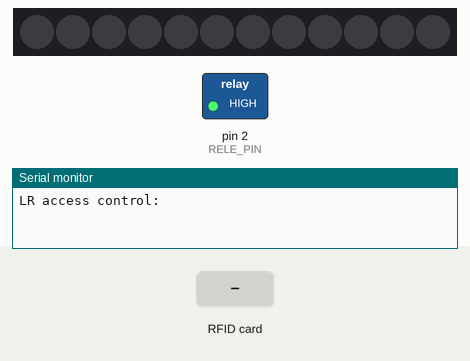
The sketch below on a simulated Arduino Uno, built with avr-gcc and run on an emulated ATmega328P. On the bench: 12 RGB LEDs in strip order, left to right, switched loads named in the sketch (green lamp = pin HIGH), the last lines printed to the serial monitor. The inputs (shaded band) are chosen by the test bench. Pins used as bus, display or sensor lines are not drawn.

Above: at 1.2 s.
1.3 s: RFID card B5 56 14 53 held to the reader
At 2.1 s:
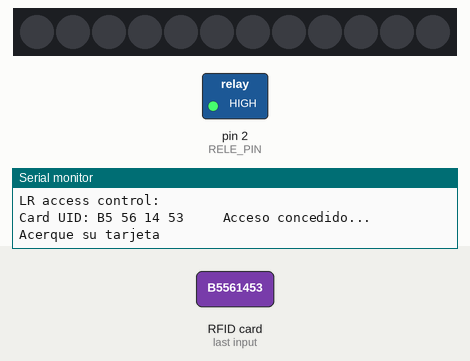
2.8 s: RFID card BB 8A 1E 94 held to the reader
At 4.3 s:
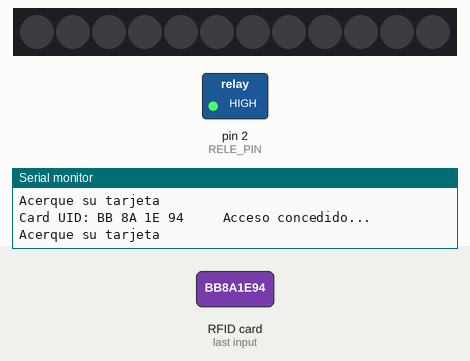
Timing chart, 0 to 5.8 s (numbered marks = the images above; inputs shaded):
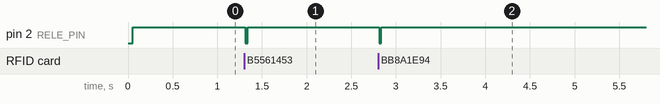

Measured:
- after the input at 1.3 s, pin 2 (RELE_PIN): HIGH → LOW at once, → HIGH 0.03 s later
- after the input at 2.8 s, pin 2 (RELE_PIN): HIGH → LOW at once, → HIGH 0.03 s later

The sketch:

RFID_Door.ino
```cpp
#include <SPI.h>
#include <MFRC522.h>
#include <Adafruit_NeoPixel.h>

#define RST_PIN  9    //Pin 9 para el reset del RC522
#define SS_PIN  10   //Pin 10 para el SS (SDA) del RC522
#define RELE_PIN 2 //Pin 2 para el DI del Rele
#define PIX_PIN 3 //Pin 3 para el DI de la tira led

int total_pixels = 12; //Cantidad de pixels en la tira LED

MFRC522 mfrc522(SS_PIN, RST_PIN); ///Creamos el objeto para el RC522
Adafruit_NeoPixel pixels (total_pixels, PIX_PIN, NEO_GRB + NEO_KHZ800); ///Creamos el objeto para la tira LED
bool security = false;

byte ActualUID[4]; //almacenará el código del Tag leído
byte Usuarios[20][4] = {{0xB5, 0x56, 0x14, 0x53},{0xBB, 0x8A, 0x1E, 0x94}}; //Array de usuarios iniciales

void setup() {
  pixels.begin();
  Serial.begin(9600);
  SPI.begin();
  mfrc522.PCD_Init(); // Iniciamos el lector RC522
  Serial.println("LR access control: ");
  pinMode(RELE_PIN, OUTPUT);
  digitalWrite(RELE_PIN, HIGH); //Esta configuracion mantiene el accionador abajo
}


void loop() {
  // Definimos el color por defecto
  color_loop(127, 0, 2, 0, false);

  // Revisamos la presencia de tarjetas
  if ( mfrc522.PICC_IsNewCardPresent())
  {
    //Seleccionamos una tarjeta
    if ( mfrc522.PICC_ReadCardSerial())
    {
      // Enviamos serialemente su UID
      Serial.print(F("Card UID:"));
      for (byte i = 0; i < mfrc522.uid.size; i++) {
        Serial.print(mfrc522.uid.uidByte[i] < 0x10 ? " 0" : " ");
        Serial.print(mfrc522.uid.uidByte[i], HEX);
        ActualUID[i] = mfrc522.uid.uidByte[i];
      }
      color_loop(0, 0, 127, 30, true);
      Serial.print("     ");
      //comparamos los UID para determinar si es uno de nuestros usuarios
      if (compareArray(ActualUID, Usuarios)) {
        Serial.println("Acceso concedido...");
        security = true;
      }
      else {
        Serial.println("Acceso denegado...");
        security = false;
        color_loop(0, 0, 0, 0, false);
        delay(20);
        pixels.show();
      }
      // Terminamos la lectura de la tarjeta tarjeta  actual
      mfrc522.PICC_HaltA();
    }

  }


  if (security == false && RELE_PIN != HIGH) {
    digitalWrite(RELE_PIN, HIGH);
  }
  else if (security == true) {
    digitalWrite(RELE_PIN, LOW);
    color_loop(0, 127, 0, 10, true);
    int time_out = 15000;
    color_loop(0, 127, 127, time_out / total_pixels, true);
    security = false;
    Serial.println("Acerque su tarjeta");
  }
}

// Funcion encargada de generar un loop de colores en
void color_loop(int r, int g, int b, int main_delay, bool internal_show) {
  for (int i; i <= total_pixels; i++) {
    pixels.setPixelColor(i, r, g, b);
    if (internal_show) {
      pixels.show();
    }
    delay(main_delay);
  }
  pixels.show();
}

//Función para comparar dos vectores
boolean compareArray(byte array1[], byte users[20][4])
{
  for (int i; i < sizeof(users); i++)
  {
    if (array1[0] == users[i][0] && array1[1] == users[i][1] && array1[2] == users[i][2] && array1[3] == users[i][3])
    {
      return (true);
    }
  }
  return (false);
}
```
